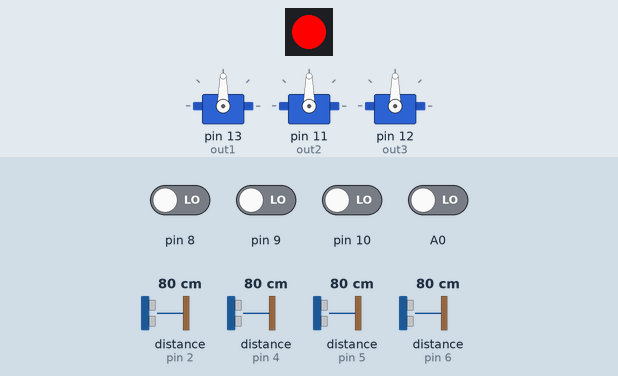
The sketch below on a simulated Arduino Uno, built with avr-gcc and run on an emulated ATmega328P. Parts: 3 × servo, 1 RGB LEDs in strip order, left to right. Inputs (shaded band) come from the test bench; at power-on: A0, pin 8–10 LOW, distance to the obstacle (sensors on pin 2, pin 4, pin 5, pin 6) 80 cm. The echo pulse lasts 58.3 µs per cm.

Above: at 1.2 s.
1.3 s: distance to the obstacle (sensor on pin 2) set to 154 cm
4.2 s: distance to the obstacle (sensor on pin 2) set to 162 cm
At 6.9 s:
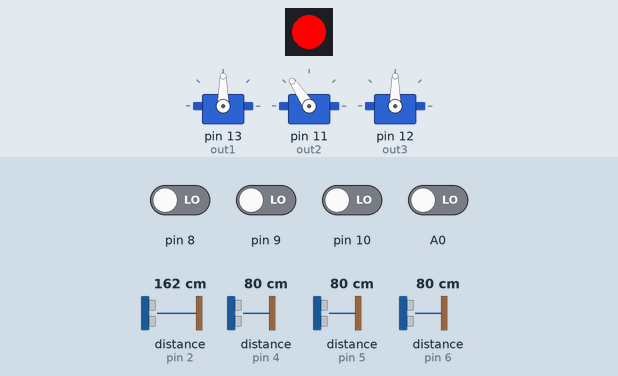
7.6 s: distance to the obstacle (sensor on pin 4) set to 202 cm
10.4 s: distance to the obstacle (sensor on pin 4) set to 210 cm
At 13.5 s:
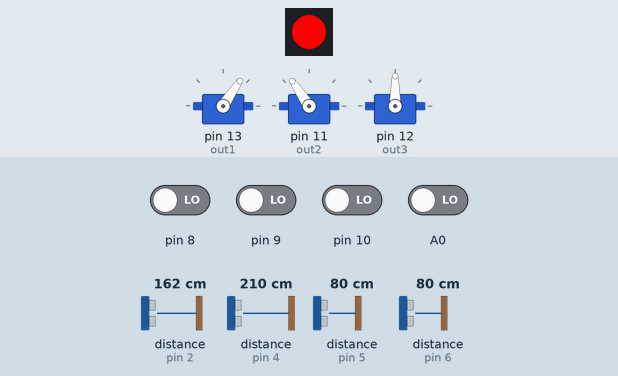
13.8 s: distance to the obstacle (sensor on pin 5) set to 154 cm
At 16.4 s:
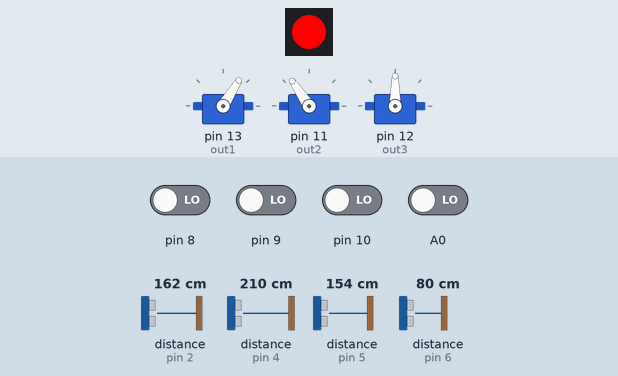
16.9 s: distance to the obstacle (sensor on pin 5) set to 159 cm
At 19.3 s:
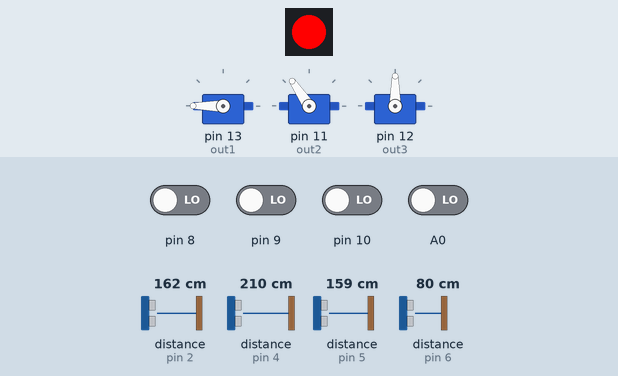
Timing chart, 0 to 20.8 s (numbered marks = the images above; inputs shaded):
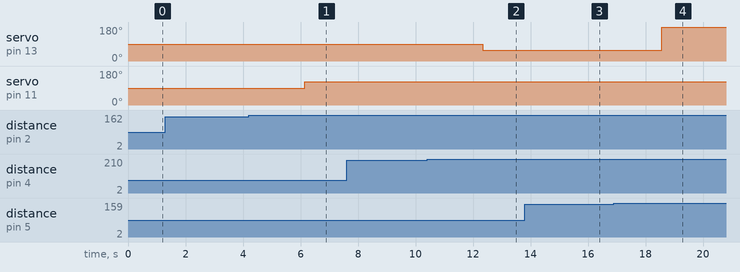

The sketch:

ObstacleAvoidanceUsingArduinoDrone.ino
```cpp
#include <NewPing.h>  //Download this library by going to <Tools> & then <Manage Libraries>
#include <Servo.h>    //Download this library by going to <Tools> & then <Manage Libraries>
#include <FastLED.h> //Download this library from github>/
CRGB leds[1];
Servo out1; //roll
Servo out2; //pitch
Servo out3; //throttle
int trig1 = 2;
int echo1 = 2;
int trig3 = 4;
int echo3 = 4;
int trig4 = 5;
int echo4 = 5;
int trig5 = 6;
int echo5 = 6;
int MAX_DISTANCE = 400;
NewPing sonar1(trig1,echo1,MAX_DISTANCE);
NewPing sonar3(trig3,echo3,MAX_DISTANCE);
NewPing sonar4(trig4,echo4,MAX_DISTANCE);
NewPing sonar5(trig5,echo5,MAX_DISTANCE);
float dist1, dist3, dist4, dist5;
unsigned long counter_1, counter_2, counter_3, current_count;
byte last_CH1_state, last_CH2_state, last_CH3_state;
int input_PITCH;    //input on D9 of arduino
int input_ROLL;     //input on D8 of arduino
int input_THROTTLE; //input on D10 of arduino
int DN;
int UP;
int antiDN;
int prev_time = 0;
void setup(){
  FastLED.addLeds<WS2812, 3, GRB>(leds, 1);
  PCICR |= (1 << PCIE0);
  PCMSK0 |= (1 << PCINT0);
  PCMSK0 |= (1 << PCINT1);
  PCMSK0 |= (1 << PCINT2);
  out1.attach(13); //roll
  out2.attach(11); //pitch
  out3.attach(12); //throttle
  pinMode(A0,INPUT);
}

void loop(){
  int a=160;
  int b=160;
  int c=160;
  int d=160;

  if(input_ROLL>1600){
    d=210;
  }
  else if(input_ROLL<1400){
    c=210;
  }
  if(input_PITCH>1600){
    a=210;
  }
  else if(input_PITCH<1400){
    b=210;
  }

  dist1 = sonar1.ping_cm();
  dist3 = sonar3.ping_cm();
  dist4 = sonar4.ping_cm();
  dist5 = sonar5.ping_cm();

  byte roll = map(input_ROLL, 1108, 1856, 55, 125); //maping roll
  byte pitch = map(input_PITCH, 1180, 1856, 55, 125); //maping pitch
  byte throttle = map(input_THROTTLE, 1160, 1830, 55, 125); //maping throttle

  byte antifront = map(dist1, 6, 210, 55, 60); //force to back
  byte antiback = map(dist5, 6, 210, 125, 120); //force to front
  byte antileft = map(dist3, 6, 210, 125, 120); //force to right
  byte antiright = map(dist4, 6, 210, 55, 60); //force to left

  int val = pulseIn(A0,HIGH);

  if(val < 1500){

    //    For Pitch..............
    if(dist1 < a && dist1 > 0 && (dist5 > b || dist5 == 0)){
      out2.write(antifront);
      b=210;
    }
    else if((dist1 >= a || dist1 == 0) && (dist5 >= b || dist5 == 0)){
      out2.write(pitch);
    }
    else if(dist5 < b && dist5 > 0 && (dist1 > a || dist1 == 0)){
      out2.write(antiback);
      a=210;
    }

    //    For Roll..............
    if(dist3 < c && dist3 > 0 && (dist4 > d || dist4 == 0)){
      out1.write(antileft);
      d=210;
    }
    else if((dist3 >= c || dist3 == 0) && (dist4 >= d || dist4 == 0)){
      out1.write(roll);
    }
    else if(dist4 < d && dist4 > 0 && (dist3 > c || dist3 == 0)){
      out1.write(antiright);
      c=210;
    }

    //    For Throttle..............
    if(dist5 < b && dist5 > 0 && (dist1 > a || dist1 == 0)){
      out3.write(antiDN);
    }
    else if((dist5 >= b || dist5 == 0) && (dist1 >= a || dist1 == 0)){
      out3.write(throttle);
    }
  }

  else if(val >= 1500){
    out1.write(roll);
    out2.write(pitch);
    out3.write(throttle);
  }

  int f_clear = (dist1 >= a || dist1 == 0);  //front no obstacle
  int b_clear = (dist5 >= b || dist5 == 0);   //back no obstacle
  int l_clear = (dist3 >= c || dist3 == 0);   //left no obstacle
  int r_clear = (dist4 >= d || dist4 == 0);  //right no obstacle

  if(f_clear && b_clear && l_clear && r_clear){
    if(val < 1500){
      leds[0] = CRGB(0, 255, 0);
      FastLED.show();
      out1.write(roll);
      out2.write(pitch);
      out3.write(throttle);
    }
    else if(val >= 1500){
      leds[0] = CRGB(235, 255, 200);
      FastLED.show();
    }
  }

  else if(dist1 < a || dist5 < b || dist3 < c || dist4 < d){
    if(val < 1500){
      leds[0] = CRGB(255, 0, 0);
      FastLED.show();
    }
    else if(val >= 1500){
      leds[0] = CRGB(235, 255, 200);
      FastLED.show();
    }
  }
} //Here the main loop ends


//   The Below Codes Reads the PWM value of Receiver
ISR(PCINT0_vect){
  current_count = micros();
  if(PINB & B00000001){
    if(last_CH1_state == 0){
      last_CH1_state = 1;
      counter_1 = current_count;
    }
  }
  else if(last_CH1_state == 1){
    last_CH1_state = 0;
    input_ROLL = current_count - counter_1;
  }
  if(PINB & B00000010 ){
    if(last_CH2_state == 0){
      last_CH2_state = 1;
      counter_2 = current_count;
    }
  }
  else if(last_CH2_state == 1){
    last_CH2_state = 0;
    input_PITCH = current_count - counter_2;
  }
  if(PINB & B00000100 ){
    if(last_CH3_state == 0){
      last_CH3_state = 1;
      counter_3 = current_count;
    }
  }
  else if(last_CH3_state == 1){
    last_CH3_state = 0;
    input_THROTTLE = current_count - counter_3;
  }
}
```

Measured:
- the behaviour switches between 157 and 158 cm on distance to the obstacle (sensor on pin 2) (found by bisection; images 0 and 1)
- the behaviour switches between 206 and 207 cm on distance to the obstacle (sensor on pin 4) (found by bisection; images 1 and 2)
- the behaviour switches between 156 and 157 cm on distance to the obstacle (sensor on pin 5) (found by bisection; images 3 and 4)
- after the input at 1.3 s, every drawn part: stays the same
- after the input at 4.2 s, servo on pin 11 (out2): 90° → 124° after 2.0 s
- after the input at 7.6 s, every drawn part: stays the same
- after the input at 10.4 s, servo on pin 13 (out1): 90° → 56° after 1.9 s
- after the input at 13.8 s, servo on pin 13 (out1): 56° → 58° after 1.6 s
- after the input at 16.9 s, servo on pin 13 (out1): 58° → 180° after 1.7 s
